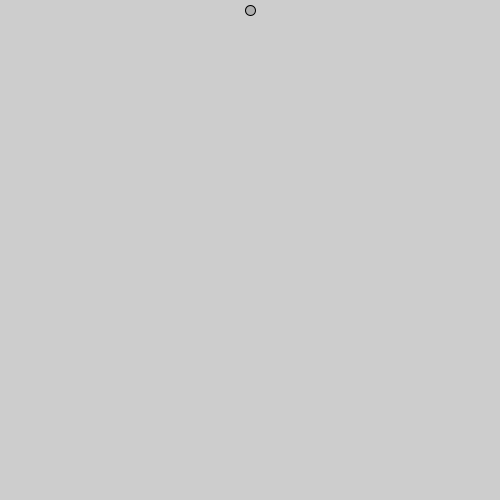
Frame 1 (no input)
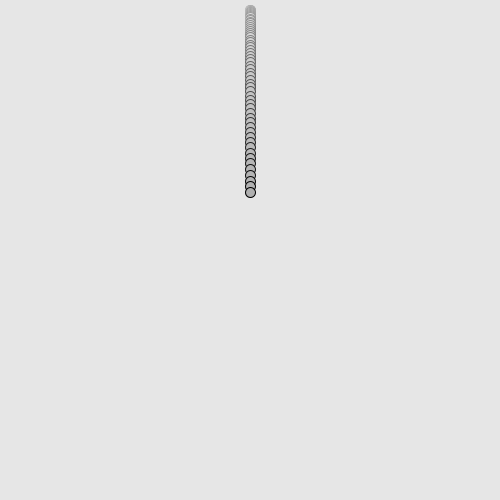
Frame 60 (the mouse pressed at the canvas centre just before this capture)
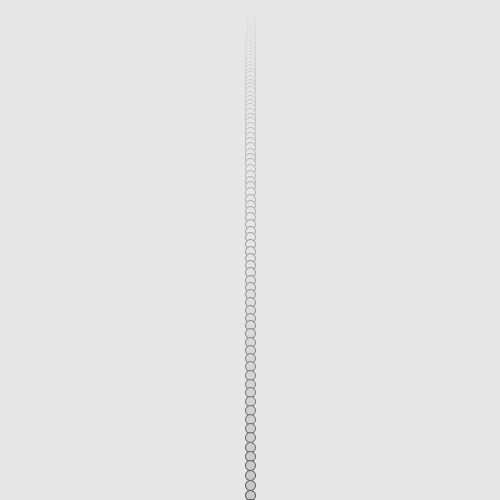
Frame 120 (the mouse held since frame 60 and released just before this capture)

The Processing sketch that drew these frames (run headless with seeded random() and noise(); from frame 60 on, the mouse is pressed at the canvas centre):

// Processing sketch: simulation_01_fall02
// ── simulation_01_fall02.pde
/*
physics simulation
fall the ball - constant acceleration

created 2016.09.20.
by Wool(wool@wool.pe.kr)
ref : https://www.processing.org/tutorials/pvector/
*/

PVector location;
PVector velocity;
PVector acceleration;

void setup() {
  size(500,500);
  
  location = new PVector(width/2,10);
  velocity = new PVector(0,0);
  acceleration = new PVector(0,0.1);
}


void draw() {
  noStroke();
  fill(255,5);
  rect(0,0,width,height);
  
  velocity.add(acceleration);
  location.add(velocity);
  
  stroke(0);
  fill(175);
  ellipse(location.x, location.y, 10,10);
}
